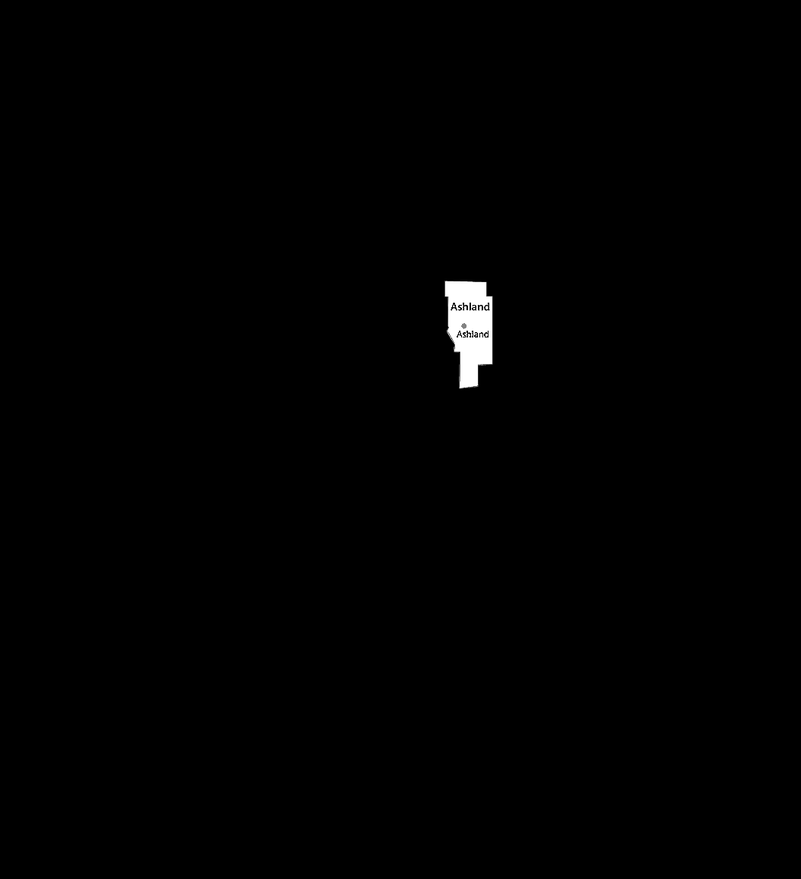
#> input picture image_overlay_test/ashland.png, 801 x 879 px, shrunk from 1056 x 1159 before the run
$ python image_overlay_test.py
#> lines starting #> are read from the running program, lines starting #| are printed output that depends on the picture
from PIL import Image
from PIL.ImageOps import colorize

ashland = Image.open("ashland.png").convert("L")
richland = Image.open("richland.png").convert("L")
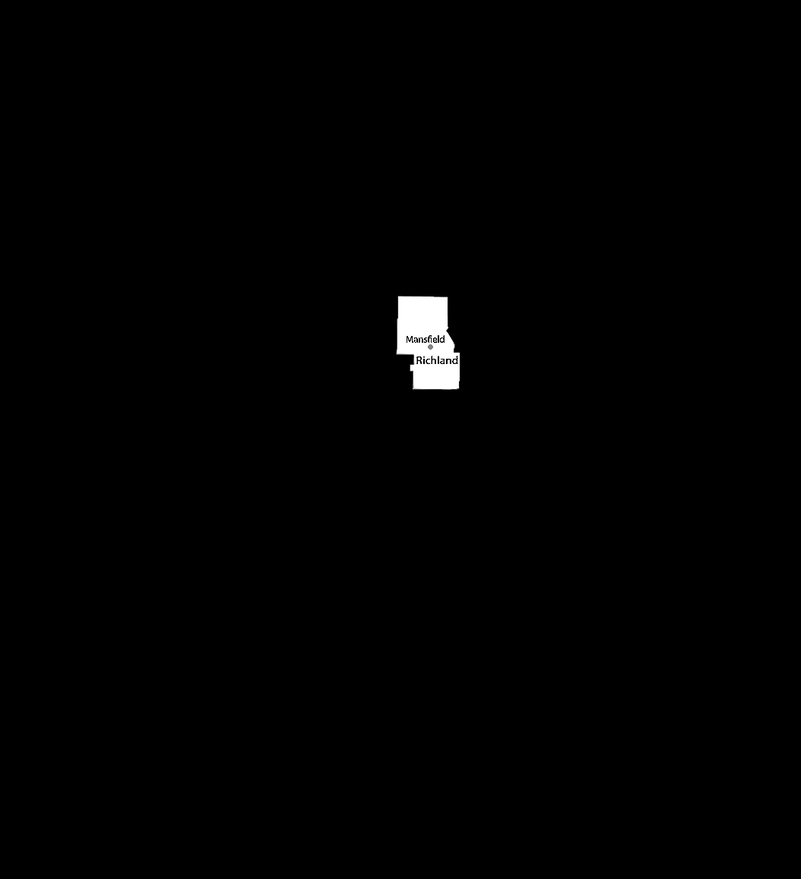
#> input picture image_overlay_test/richland.png, 801 x 879 px, shrunk from 1056 x 1159 before the run
wayne = Image.open("wayne.png").convert("L")
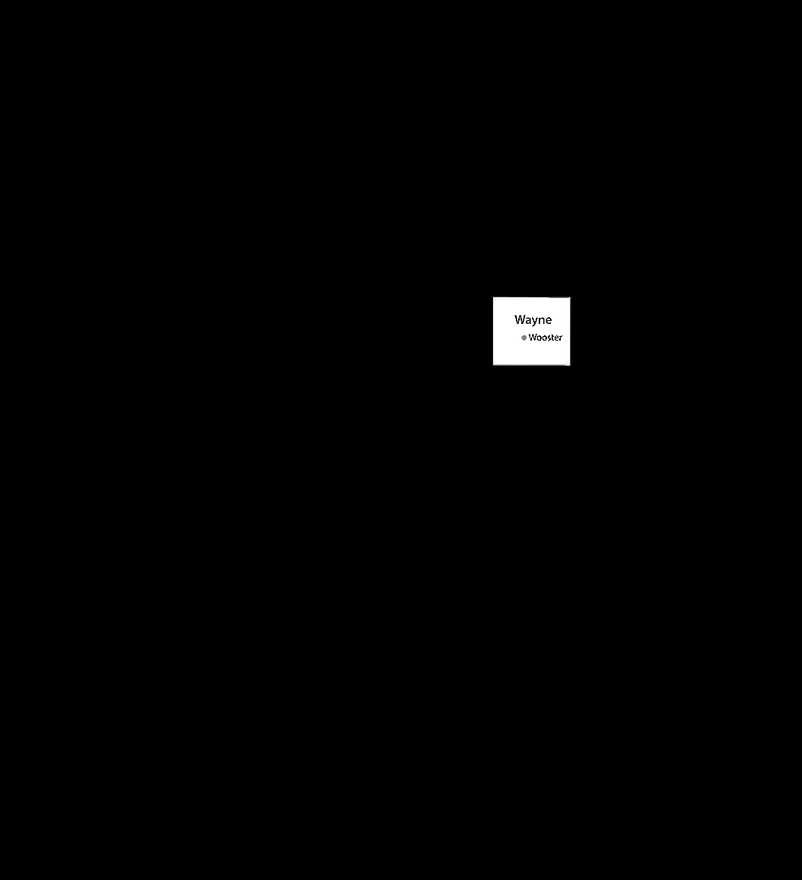
#> input picture image_overlay_test/wayne.png, 802 x 880 px, shrunk from 1057 x 1160 before the run

ashland_colored = colorize(ashland, (0, 0, 0), (255, 0, 0))
richland_colored = colorize(richland, (0, 0, 0), (0, 255, 0))
wayne_colored = colorize(wayne, (0, 0, 0), (0, 0, 255))

size = ashland.size
#> size = (801, 879)
print(size)
#| (801, 879)

img = Image.new("RGBA", size, (0, 0, 0, 0))
#> img: PIL image 801x879 RGBA; every value is 0

img.paste(ashland_colored, (0, 0), ashland)
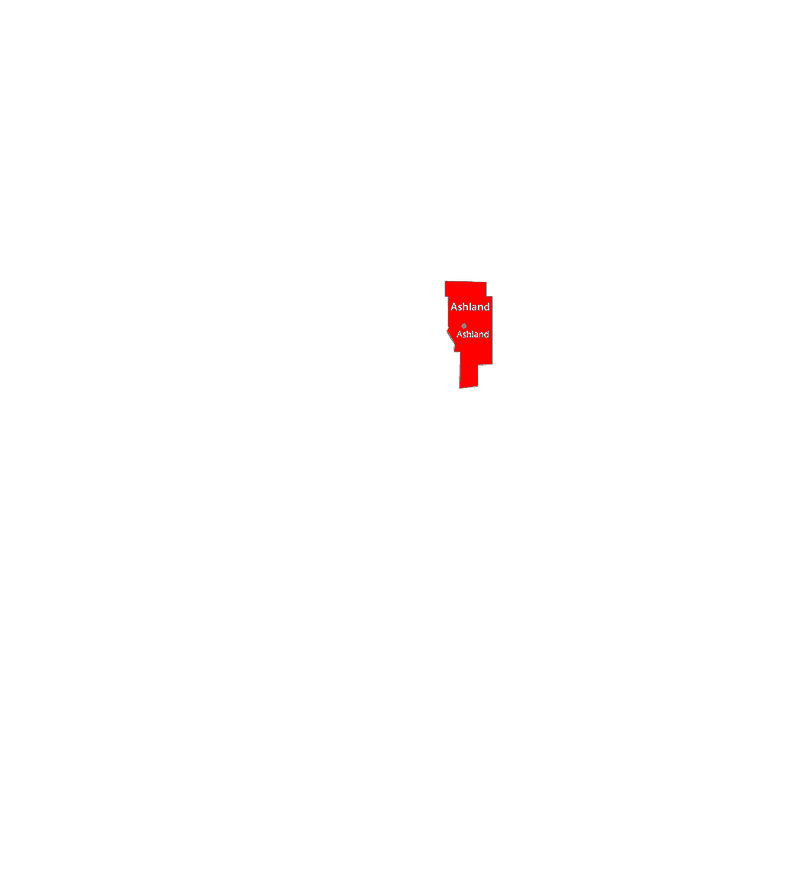
#> img: PIL image 801x879 RGBA; mean R, G, B, A 1.2, 0, 0, 1.3; transparent parts drawn white
img.paste(richland_colored, (0, 0), richland)
img.paste(wayne_colored, (0, 0), wayne)

img.show()
